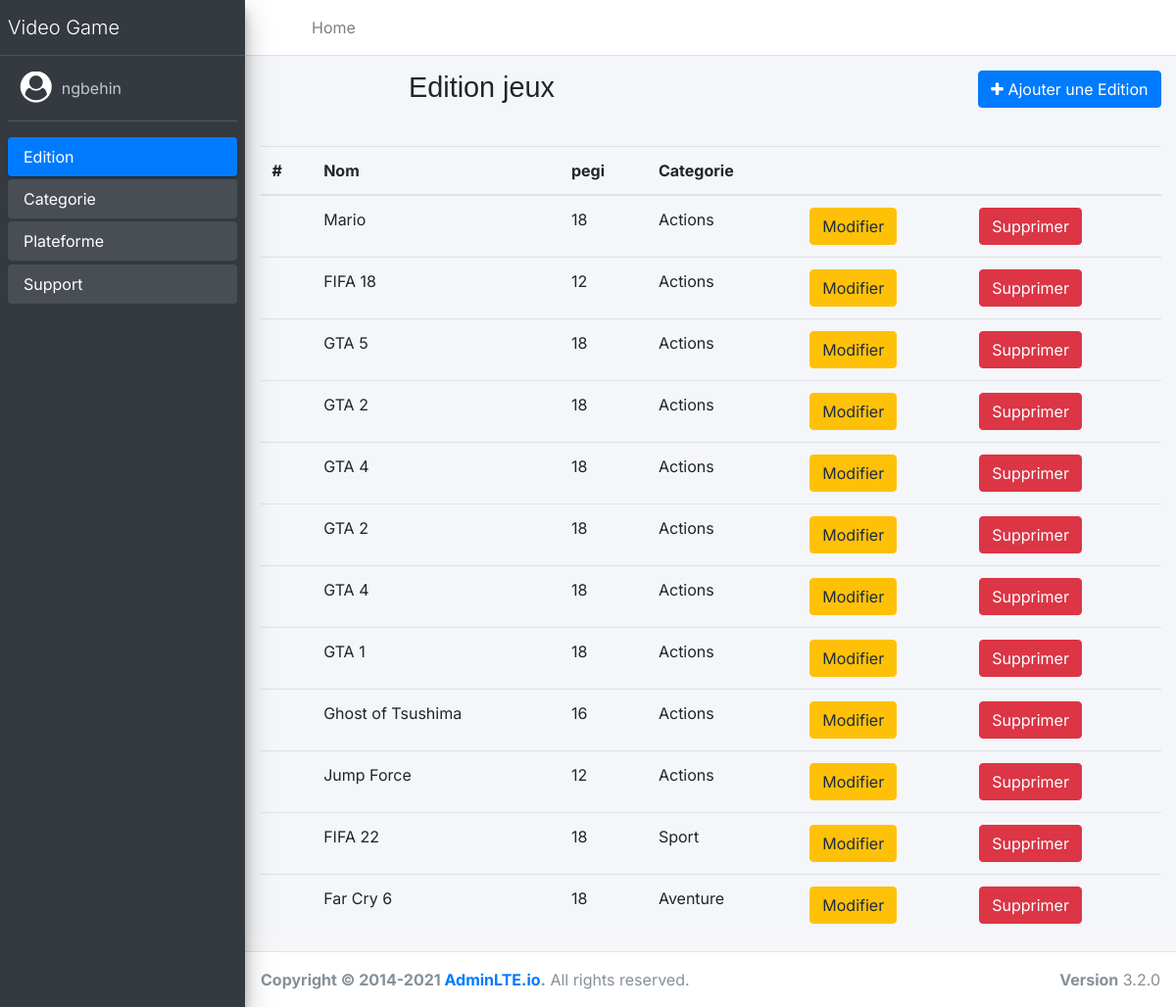
The page /admin/dashboard.php (signed in) on the database its author committed.
### tables this page shows
CREATE TABLE `utilisateur` (
  `id` int(11) NOT NULL,
  `nom` varchar(255) NOT NULL,
  `prenom` varchar(255) NOT NULL,
  `mail` varchar(250) NOT NULL,
  `password` varchar(255) NOT NULL,
  `role_id` int(11) NOT NULL
);

CREATE TABLE `edition` (
  `id` int(11) NOT NULL,
  `editeur` varchar(250) NOT NULL,
  `pegi` int(11) DEFAULT NULL,
  `img_p` text NOT NULL,
  `description` text DEFAULT NULL,
  `img_g` text NOT NULL,
  `categorie_id` int(11) NOT NULL
);

CREATE TABLE `categorie` (
  `id` int(11) NOT NULL,
  `categorie` varchar(255) NOT NULL
);

### app/Database.php (called while the page is built, shortened)
<?php
Class Database{
    private $dbname;
    private $dbuser;
    private $dbpwd;
    private $pdo;
    public function __construct( $dbname, $host = '127.0.0.1' , $dbuser= 'root', $dbpwd= 'videogame')
    {
        $this->dbname= $dbname;
        $this->dbuser= $dbuser;
        $this->dbpwd= $dbpwd;
    }
    public function getPDO()
    {
        return $this->pdo?? $this->pdo = new PDO("mysql:host=127.0.0.1;dbname={$this->dbname}", $this->dbuser, $this->dbpwd);
    }
}

### app/models/function.php (called while the page is built, shortened)
<?php
function getUser($userId, $db){
    $stmt = $db->getPDO()->prepare('SELECT * FROM  utilisateur WHERE id= :userId');
    $stmt->execute([
        'userId' => $userId,
    ]);
    $user = $stmt->fetch(PDO::FETCH_ASSOC);
    return $user;
}
function geteditions($db){
    $sqled = 'SELECT * FROM categorie  INNER JOIN  edition  ON edition.categorie_id = categorie.id ';
    $queryed = $db->getPDO()->prepare($sqled);
    $queryed->execute();
    $dataeds = $queryed->fetchAll(PDO::FETCH_ASSOC);
    return $dataeds;
}

### app/controllers/AdminController.php (called while the page is built, shortened)
<?php
$editions = geteditions($db);
$user= getUser($_SESSION['userid'], $db);

### public/admin/dashboard.php (the view, shortened to what this page needs)
<?php
require '../../app/models/function.php';
$db = new Database('videogame');
require '../../app/controllers/AdminController.php';
?>
<!DOCTYPE html>
<html lang="en">
<head>
    <link rel="stylesheet" href="https://maxcdn.bootstrapcdn.com/font-awesome/4.7.0/css/font-awesome.min.css">
    <link rel="stylesheet" href="https://stackpath.bootstrapcdn.com/bootstrap/4.3.1/css/bootstrap.min.css">
    <link rel="stylesheet" href="../css/adminlte.min.css">
    <link rel="stylesheet" href="../css/style.css">
</head>
<body class="hold-transition sidebar-mini">
    <div class="wrapper">
        <nav class="main-header navbar navbar-expand navbar-white navbar-light">
            <ul class="navbar-nav">
                <li class="nav-item">
                    <a class="nav-link" data-widget="pushmenu" href="#" role="button"><i class="fas fa-bars"></i></a>
                </li>
                <li class="nav-item d-none d-sm-inline-block">
                    <a href="../index.php" class="nav-link">Home</a>
                </li>
            </ul>
        </nav>
        <aside class="main-sidebar sidebar-dark-primary elevation-4">
            <a href="../index.php" class="brand-link">
                <span class="brand-text font-weight-light">Video Game</span>
            </a>
            <div class="sidebar">
                <div class="user-panel mt-3 pb-3 mb-3 d-flex">
                    <div style="color: white;" class="image">
                        <i class="fa fa-user-circle fa-2x" aria-hidden="true"></i>
                    </div>
                    <div class="info">
                        <a href="#" class="d-block"><?=$user['nom']?></a>
                    </div>
                </div>
                <nav class="mt-2">
                    <ul class="nav nav-pills nav-sidebar flex-column" data-widget="treeview" role="menu" data-accordion="false">
                        <li class="nav-item menu-open">
                            <a href="dashboard.php" class="nav-link active">
                                <p>
                                    Edition
                                </p>
                            </a>
                        </li>
                        <li class="nav-item menu-open">
                            <a href="categorie.php" class="nav-link">
                                <p>
                                    Categorie
                                </p>
                            </a>
                        </li>
                        <li class="nav-item menu-open">
                            <a href="plateforme.php" class="nav-link ">
                                <p>
                                    Plateforme
                                </p>
                            </a>
                        </li>
                        <li class="nav-item menu-open">
                            <a href="support.php" class="nav-link ">
                                <p>
                                    Support
                                </p>
                            </a>
                        </li>
                    </ul>
                </nav>
            </div>
        </aside>
        <div class="content-wrapper">
            <div class="content-header">
                <div class="container-fluid">
                    <div class="row mb-2">
                        <div class="col-sm-6">
                            <h1 class="m-0">Edition jeux</h1>
                        </div>
                        <div class="col-sm-6">
                            <ol class="float-sm-right">
                                <a name="" id="" class="btn btn-primary" href="addedition.php" role="button"><i class="fa fa-plus fa-" aria-hidden="true"></i> Ajouter une Edition</a>
                            </ol>
                        </div>
                    </div>
                </div>
            </div>
            <div class="content">
                <div class="container-fluid">
                    <table class="table table-hover">
                        <thead>
                            <tr>
                                <th>#</th>
                                <th>Nom </th>
                                <th>pegi</th>
                                <th>Categorie</th>
                                <th></th>
                                <th></th>
                            </tr>
                        </thead>
                        <tbody>
                            <?php foreach($editions as $edition):?>
                            <tr>
                                <td scope="row"><img height="65px"  src="<?=$edition['img_p']?>" alt=""></td>
                                <td><?=$edition['editeur']?></td>
                                <td><?=$edition['pegi']?></td>
                                <td><?=$edition['categorie']?></td>
                                <td><a name="" id="" class="btn btn-warning" href="updateedition.php?edition=<?=$edition['id']?>" role="button">Modifier</a></td>
                                <td><a name="" id="" class="btn btn-danger" href="deleteedition.php?edition=<?=$edition['id']?>" role="button">Supprimer</a></td>
                            </tr>
                            <?php endforeach; ?>
                        </tbody>
                    </table>
                </div>
            </div>
        </div>
        <footer class="main-footer">
            <strong>Copyright &copy; 2014-2021 <a href="https://adminlte.io">AdminLTE.io</a>.</strong> All rights reserved.
            <div class="float-right d-none d-sm-inline-block">
                <b>Version</b> 3.2.0
            </div>
        </footer>
    </div>
</body>
</html>

### public/css/style.css (style rules this page uses)
body { background-color: #f7f7f7; font-family: 'Inter', sans-serif; margin: 0px; }
h1 { font-family: 'Helvetica'; font-size: 44px; text-align: center; margin-top: 60px; }

### rows shown on the page
utilisateur: nom "ngbehin"
edition: editeur "Mario", pegi "18", categorie.categorie "Actions"
edition: editeur "FIFA 18", pegi "12", categorie.categorie "Actions"
edition: editeur "GTA 5", pegi "18", categorie.categorie "Actions"
edition: editeur "GTA 2", pegi "18", categorie.categorie "Actions"
edition: editeur "GTA 4", pegi "18", categorie.categorie "Actions"
edition: editeur "GTA 2", pegi "18", categorie.categorie "Actions"
edition: editeur "GTA 4", pegi "18", categorie.categorie "Actions"
edition: editeur "GTA 1", pegi "18", categorie.categorie "Actions"
edition: editeur "Ghost of Tsushima", pegi "16", categorie.categorie "Actions"
edition: editeur "Jump Force", pegi "12", categorie.categorie "Actions"
edition: editeur "FIFA 22", pegi "18", categorie.categorie "Sport"
edition: editeur "Far Cry 6", pegi "18", categorie.categorie "Aventure"
